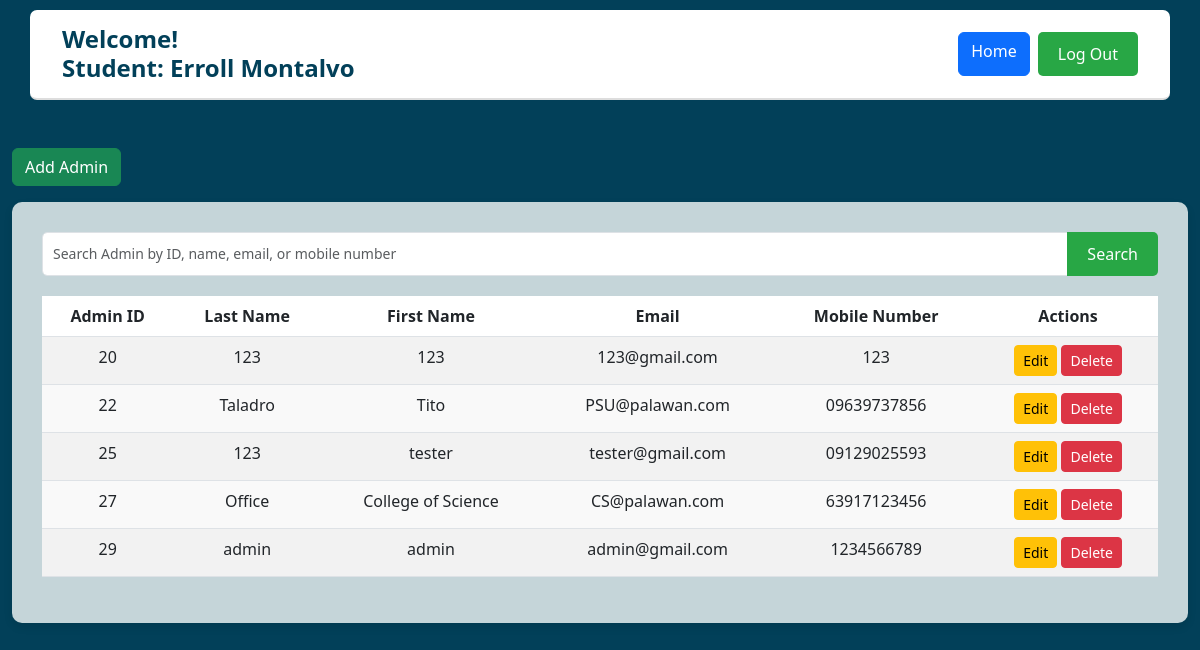
Screenshot of /admin_crud.php (signed in) with the database file from the repository.
### tables this page shows
CREATE TABLE `users` (
  `user_id` int(5) NOT NULL,
  `first_name` varchar(250) NOT NULL,
  `last_name` varchar(250) NOT NULL,
  `mobile_number` varchar(11) NOT NULL,
  `email` varchar(100) NOT NULL,
  `password` varchar(100) NOT NULL,
  `role` enum('Admin','Student') NOT NULL,
  `otp` varchar(6) DEFAULT NULL,
  `otp_expiry` datetime DEFAULT NULL,
  `is_verified` tinyint(1) DEFAULT 0
);

### admin_crud.php (the view, shortened to what this page needs)
<?php
include ('base.php');
?>
    <div class="container mt-5">
        <button class="btn btn-success mb-3" data-bs-toggle="modal" data-bs-target="#addAdminModal">Add Admin</button>
        <?php
$search = isset($_GET['search']) ? $conn->real_escape_string($_GET['search']) : '';
$query = "
    SELECT user_id, first_name, last_name, email, mobile_number
    FROM users
    WHERE role = 'Admin'
";
$result = $conn->query($query);
?>
<div class="dashboard-container">
    <form method="get" action="" class="mb-3">
        <div class="input-group">
            <input type="text" name="search" id="searchInput" class="form-control"
                   placeholder="Search Admin by ID, name, email, or mobile number"
                   value="<?php echo htmlspecialchars($search); ?>">
            <button type="submit" class="btn btn-primary">Search</button>
        </div>
    </form>
    <table class="table table-striped">
        <thead>
            <tr>
                <th>Admin ID</th>
                <th>Last Name</th>
                <th>First Name</th>
                <th>Email</th>
                <th>Mobile Number</th>
                <th>Actions</th>
            </tr>
        </thead>
        <tbody>
            <?php if ($result && $result->num_rows > 0): ?>
                <?php while ($row = $result->fetch_assoc()): ?>
                    <tr>
                        <td><?php echo $row['user_id']; ?></td>
                        <td><?php echo $row['last_name']; ?></td>
                        <td><?php echo $row['first_name']; ?></td>
                        <td><?php echo $row['email']; ?></td>
                        <td><?php echo $row['mobile_number']; ?></td>
                        <td>
                            <button
                                class="btn btn-warning btn-sm"
                                data-bs-toggle="modal"
                                data-bs-target="#editModal<?php echo $row['user_id']; ?>">
                                Edit
                            </button>
                            <button class="btn btn-danger btn-sm"
                                    data-bs-toggle="modal"
                                    data-bs-target="#deleteModal-<?php echo $row['user_id']; ?>">
                                Delete
                            </button>
                        </td>
                    </tr>
                <?php endwhile; ?>
            <?php else: ?>
                <tr>
                    <td colspan="6">No admins found.</td>
                </tr>
            <?php endif; ?>
        </tbody>
    </table>
</div>
</body>
</html>

### rows the page displays
users: user_id "20", last_name "123", first_name "123", email "123@gmail.com", mobile_number "123"
users: user_id "22", last_name "Taladro", first_name "Tito", email "PSU@palawan.com", mobile_number "09639737856"
users: user_id "25", last_name "123", first_name "tester", email "tester@gmail.com", mobile_number "09129025593"
users: user_id "27", last_name "Office", first_name "College of Science", email "CS@palawan.com", mobile_number "63917123456"
users: user_id "29", last_name "admin", first_name "admin", email "admin@gmail.com", mobile_number "1234566789"

### other values shown
$user_role "Student"
$user_first "Erroll"
$user_last "Montalvo"
